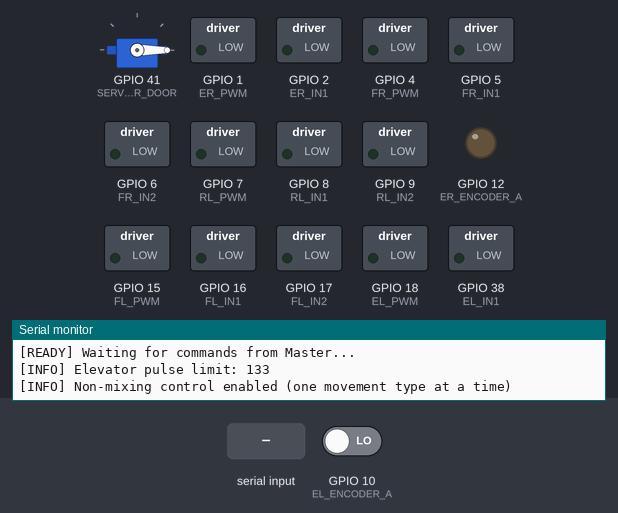
A sketch run on a simulated ESP32-S3. Shown: servo, switched loads named in the sketch (green lamp = pin HIGH), output pins drawn as LEDs (lit = HIGH), the last lines printed to the serial monitor. The inputs (shaded band) are chosen by the test bench; at power-on: GPIO 10 (EL_ENCODER_A) LOW.

Above: at 1.8 s.
1.9 s: "MOV 90\n" received over Serial
At 2.5 s:
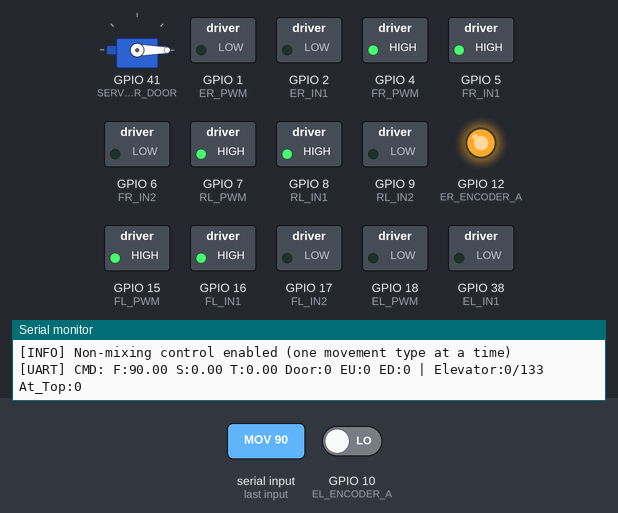
3.4 s: "MOV ,45\n" received over Serial
At 3.7 s:
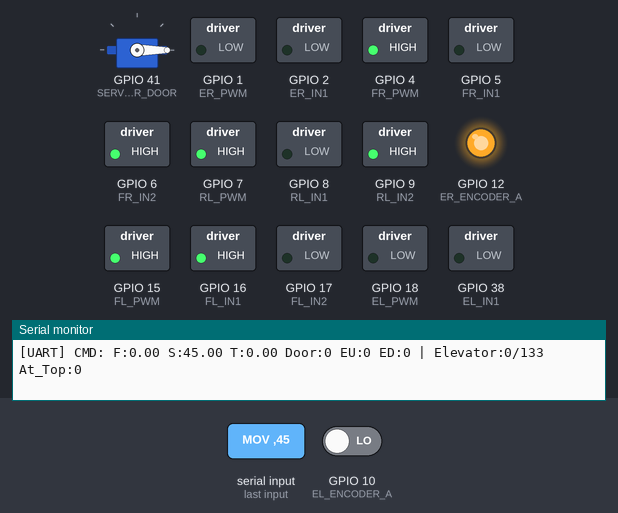
Timing chart, 0 to 6.4 s (numbered marks = the images above; inputs shaded):
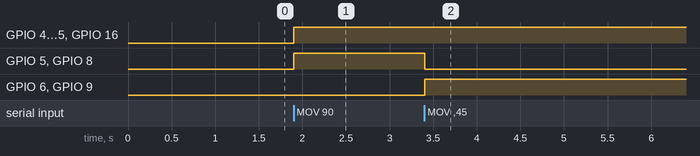

Measured:
- after the input at 1.9 s, GPIO 4 (FR_PWM), GPIO 5 (FR_IN1), GPIO 7 (RL_PWM), GPIO 8 (RL_IN1), GPIO 12 (ER_ENCODER_A), GPIO 15 (FL_PWM), GPIO 16 (FL_IN1): LOW → HIGH at once
- after the input at 3.4 s, GPIO 5 (FR_IN1), GPIO 8 (RL_IN1): HIGH → LOW at once; GPIO 6 (FR_IN2), GPIO 9 (RL_IN2): LOW → HIGH at once

The sketch:

PID_N8R2_SLAVE.ino
```cpp
/*
 * ESP32-S3-N8R2 SLAVE MOTOR CONTROLLER
 *
 * This board ONLY controls:
 * - 4 main chassis motors (mecanum wheels)
 * - 2 elevator motors (mirrored)
 * - 3 servos (elevator door)
 *
 * Receives movement commands from Master (N16R8) via UART
 * Implements non-mixing control: only ONE primary movement at a time
 * Elevator and servo work independently
 *
 * CORE 1: Motor control loop (simple execution)
 * No sensor reading on this board - only actuators
 */

#include <Arduino.h>
#include <ESP32Servo.h>

// ============================================================================
// CONSTANTS
// ============================================================================

// Elevator pulse threshold calculation:
// 20 pulses/rotation × (200 RPM / 60 sec) × 2 sec = ~133 pulses total
const int ELEVATOR_PULSE_LIMIT = 133;

// Dead zone for joystick input (ignore values smaller than this)
const float DEADZONE = 0.1;

// ============================================================================
// PIN DEFINITIONS - MAIN CHASSIS MOTORS
// ============================================================================

// Rear Left (RL) Motor
const int RL_PWM = 7;    // PWM speed control
const int RL_IN1 = 8;    // Direction bit 1
const int RL_IN2 = 9;    // Direction bit 2

// Rear Right (RR) Motor
const int RR_PWM = 12;   // PWM speed control
const int RR_IN1 = 11;   // Direction bit 1
const int RR_IN2 = 13;   // Direction bit 2

// Front Left (FL) Motor
const int FL_PWM = 15;   // PWM speed control
const int FL_IN1 = 16;   // Direction bit 1
const int FL_IN2 = 17;   // Direction bit 2

// Front Right (FR) Motor
const int FR_PWM = 4;    // PWM speed control
const int FR_IN1 = 5;    // Direction bit 1
const int FR_IN2 = 6;    // Direction bit 2

// ============================================================================
// PIN DEFINITIONS - ELEVATOR MOTORS
// ============================================================================

// Elevator Left Motor (EL)
const int EL_PWM = 18;   // PWM speed control
const int EL_IN1 = 38;   // Direction bit 1
const int EL_IN2 = 39;   // Direction bit 2

// Elevator Right Motor (ER) - Mirrored from EL
const int ER_PWM = 1;    // PWM speed control
const int ER_IN1 = 2;    // Direction bit 1
const int ER_IN2 = 42;   // Direction bit 2

// ============================================================================
// PIN DEFINITIONS - ELEVATOR ENCODERS (for position tracking)
// ============================================================================

#define EL_ENCODER_A 10  // Elevator left encoder phase A
#define EL_ENCODER_B 11  // Elevator left encoder phase B
#define ER_ENCODER_A 12  // Elevator right encoder phase A
#define ER_ENCODER_B 13  // Elevator right encoder phase B

// ============================================================================
// PIN DEFINITIONS - SERVOS
// ============================================================================

const int SERVO_ELEVATOR_DOOR = 41;   // Servo for elevator door/lid
const int SERVO_UNUSED_1 = 14;        // Unused servo pin
const int SERVO_UNUSED_2 = 40;        // Unused servo pin

// ============================================================================
// PIN DEFINITIONS - UART FROM MASTER
// ============================================================================

const int UART_RX = 21;   // RX pin (from Master)
const int UART_TX = 10;   // TX pin (to Master, optional)

// ============================================================================
// VOLATILE VARIABLES - ENCODER COUNTERS (for ISRs)
// ============================================================================

// Elevator encoder pulse counters
// These track total pulses from 0 (down) to ~133 (up)
volatile long elevator_left_pulses = 0;
volatile long elevator_right_pulses = 0;

// ============================================================================
// STATE VARIABLES - CURRENT COMMANDS
// ============================================================================

// Latest movement commands from Master (normalized -1 to 1)
float cmd_forward = 0;    // Forward/backward (combine axis 4 and 5)
float cmd_strafe = 0;     // Left/right slide (axis 2)
float cmd_turn = 0;       // Rotation (axis 0)

// Servo and elevator commands
float cmd_servo_door = 0; // Servo door position (0-1)
float cmd_elevator_up = 0;    // Elevator up button (0 or 1)
float cmd_elevator_down = 0;  // Elevator down button (0 or 1)

// ============================================================================
// STATE VARIABLES - PREVIOUS COMMANDS (for edge detection)
// ============================================================================

float prev_forward = 0;
float prev_strafe = 0;
float prev_turn = 0;

// ============================================================================
// STATE VARIABLES - ELEVATOR
// ============================================================================

// Elevator position state
// 0 = fully down, 133 = fully up
int elevator_position = 0;
bool elevator_at_top = false;     // Flag: is elevator at max height?
bool elevator_at_bottom = true;   // Flag: is elevator at min height?

// Servo state
Servo servo_door;
bool servo_door_open = false;
int prev_servo_button = 0;

// ============================================================================
// INTERRUPT SERVICE ROUTINES - ELEVATOR ENCODERS
// ============================================================================

/*
 * ISR for Elevator Left encoder
 * Counts pulses as elevator moves up/down
 */
void IRAM_ATTR isr_elevator_left() {
  if (digitalRead(EL_ENCODER_A) == digitalRead(EL_ENCODER_B)) {
    elevator_left_pulses++;  // Up movement
  } else {
    elevator_left_pulses--;  // Down movement
  }

  // Clamp to valid range [0, ELEVATOR_PULSE_LIMIT]
  elevator_left_pulses = constrain(elevator_left_pulses, 0, ELEVATOR_PULSE_LIMIT);

  // Update position and limit flags
  elevator_position = elevator_left_pulses;
  elevator_at_top = (elevator_left_pulses >= ELEVATOR_PULSE_LIMIT);
  elevator_at_bottom = (elevator_left_pulses <= 0);
}

/*
 * ISR for Elevator Right encoder
 * Should mirror the left encoder (same pulses, opposite direction)
 */
void IRAM_ATTR isr_elevator_right() {
  if (digitalRead(ER_ENCODER_A) == digitalRead(ER_ENCODER_B)) {
    elevator_right_pulses++;  // Up movement
  } else {
    elevator_right_pulses--;  // Down movement
  }

  // Clamp to valid range [0, ELEVATOR_PULSE_LIMIT]
  elevator_right_pulses = constrain(elevator_right_pulses, 0, ELEVATOR_PULSE_LIMIT);
}

// ============================================================================
// MOTOR CONTROL HELPER FUNCTIONS
// ============================================================================

/*
 * Set a single motor speed and direction
 *
 * Parameters:
 *   in1, in2: Direction control pins (H/L combinations determine direction)
 *   pwm_pin:  PWM pin for speed (0-255)
 *   power:    -1.0 to 1.0, where:
 *             - Negative: reverse
 *             - 0: stop (coast)
 *             - Positive: forward
 *
 * Motor direction truth table:
 *   IN1  IN2  Direction
 *   H    L    Forward
 *   L    H    Reverse
 *   L    L    Stop (coast)
 *   H    H    Stop (brake) - we won't use this
 */
void setMotorSpeed(int in1, int in2, int pwm_pin, float power) {
  // Apply deadzone
  if (abs(power) < 0.01) {
    power = 0;
  }

  // Clamp to valid range
  power = constrain(power, -1.0, 1.0);

  // Convert normalized value to PWM (0-255)
  int pwm_value = abs(power) * 255;

  if (power > 0) {
    // Forward: IN1=HIGH, IN2=LOW
    digitalWrite(in1, HIGH);
    digitalWrite(in2, LOW);
    analogWrite(pwm_pin, pwm_value);
  }
  else if (power < 0) {
    // Reverse: IN1=LOW, IN2=HIGH
    digitalWrite(in1, LOW);
    digitalWrite(in2, HIGH);
    analogWrite(pwm_pin, pwm_value);
  }
  else {
    // Stop (coast): IN1=LOW, IN2=LOW, PWM=0
    digitalWrite(in1, LOW);
    digitalWrite(in2, LOW);
    analogWrite(pwm_pin, 0);
  }
}

/*
 * Apply motor command to all 4 main chassis motors
 * using mecanum wheel mixing formula
 *
 * Non-Mixing Control Mode:
 * - If forward/backward is non-zero, ONLY apply forward/backward
 * - If strafe is non-zero (and forward is zero), ONLY apply strafe
 * - If turn is non-zero (and above two are zero), ONLY apply turn
 *
 * This ensures clean, predictable movement with no simultaneous commands
 */
void driveMainChassis() {
  // ===== NON-MIXING LOGIC =====
  // Priority: Forward/Backward > Strafe > Turn

  int fl_power = 0;
  int fr_power = 0;
  int rl_power = 0;
  int rr_power = 0;

  // Check forward/backward command (highest priority)
  if (abs(cmd_forward) > DEADZONE) {
    // FORWARD/BACKWARD ONLY
    // All wheels move in same direction
    fl_power = cmd_forward * 255;
    fr_power = cmd_forward * 255;
    rl_power = cmd_forward * 255;
    rr_power = cmd_forward * 255;
  }
  // Check strafe command (if forward is zero)
  else if (abs(cmd_strafe) > DEADZONE) {
    // STRAFE (LEFT/RIGHT SLIDE) ONLY
    // Mecanum configuration: wheels rotate for pure strafe
    // FL and RR go one direction, FR and RL go opposite
    fl_power = cmd_strafe * 255;
    fr_power = -cmd_strafe * 255;
    rl_power = -cmd_strafe * 255;
    rr_power = cmd_strafe * 255;
  }
  // Check turn command (if both above are zero)
  else if (abs(cmd_turn) > DEADZONE) {
    // ROTATION (360° TURN) ONLY
    // Left side wheels opposite to right side wheels
    fl_power = cmd_turn * 255;
    fr_power = -cmd_turn * 255;
    rl_power = cmd_turn * 255;
    rr_power = -cmd_turn * 255;
  }
  // No command: STOP (coast)
  else {
    fl_power = 0;
    fr_power = 0;
    rl_power = 0;
    rr_power = 0;
  }

  // Apply to motors
  setMotorSpeed(FL_IN1, FL_IN2, FL_PWM, fl_power / 255.0);
  setMotorSpeed(FR_IN1, FR_IN2, FR_PWM, fr_power / 255.0);
  setMotorSpeed(RL_IN1, RL_IN2, RL_PWM, rl_power / 255.0);
  setMotorSpeed(RR_IN1, RR_IN2, RR_PWM, rr_power / 255.0);
}

/*
 * Control elevator motors with encoder-based limits
 *
 * Elevator state machine:
 * 1. If elevator_at_bottom (pulses=0): Only UP is allowed
 * 2. If elevator_at_top (pulses≥133): Only DOWN is allowed
 * 3. Otherwise: Both UP and DOWN allowed
 *
 * Both elevator motors must move together (mirrored)
 */
void driveElevator() {
  // Read current button states
  bool should_go_up = (cmd_elevator_up > 0.5) && !elevator_at_top;
  bool should_go_down = (cmd_elevator_down > 0.5) && !elevator_at_bottom;

  // Only ONE direction at a time (safety)
  if (should_go_up && should_go_down) {
    should_go_down = false;  // Prioritize UP
  }

  if (should_go_up) {
    // Move UP: Both motors forward (mirrored)
    // EL: IN1=HIGH, IN2=LOW -> UP
    // ER: IN1=HIGH, IN2=LOW -> UP (mirrored means same direction relative to motor)
    digitalWrite(EL_IN1, HIGH);
    digitalWrite(EL_IN2, LOW);
    analogWrite(EL_PWM, 255);

    digitalWrite(ER_IN1, HIGH);
    digitalWrite(ER_IN2, LOW);
    analogWrite(ER_PWM, 255);
  }
  else if (should_go_down) {
    // Move DOWN: Both motors reverse
    // EL: IN1=LOW, IN2=HIGH -> DOWN
    // ER: IN1=LOW, IN2=HIGH -> DOWN (mirrored)
    digitalWrite(EL_IN1, LOW);
    digitalWrite(EL_IN2, HIGH);
    analogWrite(EL_PWM, 255);

    digitalWrite(ER_IN1, LOW);
    digitalWrite(ER_IN2, HIGH);
    analogWrite(ER_PWM, 255);
  }
  else {
    // STOP: Coast all motors
    digitalWrite(EL_IN1, LOW);
    digitalWrite(EL_IN2, LOW);
    analogWrite(EL_PWM, 0);

    digitalWrite(ER_IN1, LOW);
    digitalWrite(ER_IN2, LOW);
    analogWrite(ER_PWM, 0);
  }
}

/*
 * Control servo door (toggle on button press)
 *
 * Simple edge detection:
 * When button transitions from 0→1, toggle servo position
 */
void driveServo() {
  // Edge detection on servo button (cmd_servo_door)
  if ((cmd_servo_door > 0.5) && (prev_servo_button == 0)) {
    // Button just pressed (edge 0→1)
    servo_door_open = !servo_door_open;

    if (servo_door_open) {
      servo_door.write(90);   // Open position
      Serial.println("[SERVO] Door opened");
    } else {
      servo_door.write(0);    // Closed position
      Serial.println("[SERVO] Door closed");
    }
  }

  prev_servo_button = (cmd_servo_door > 0.5) ? 1 : 0;
}

// ============================================================================
// UART PARSING FUNCTION
// ============================================================================

/*
 * Parse motor command from Master via UART
 *
 * Command format: "MOV f,s,t,d,u,d,spare\n"
 * Where:
 *   f = forward (-1 to 1)
 *   s = strafe (-1 to 1)
 *   t = turn (-1 to 1)
 *   d = door (0-1, only edge triggers action)
 *   u = elevator_up (0-1)
 *   d = elevator_down (0-1)
 *   spare = unused (7th field)
 *
 * Example: "MOV 0.50,0.00,-0.30,0,0,0,0\n"
 */
void parseUARTCommand(String msg) {
  msg.trim();

  // Check command type
  if (!msg.startsWith("MOV ")) {
    return;  // Invalid command
  }

  // Remove "MOV " prefix
  msg = msg.substring(4);

  // Split by comma
  int index = 0;
  float values[7] = {0, 0, 0, 0, 0, 0, 0};

  int lastComma = -1;
  for (int i = 0; i < msg.length(); i++) {
    if (msg[i] == ',' || i == msg.length() - 1) {
      int endPos = (i == msg.length() - 1) ? (msg.length()) : i;
      String valStr = msg.substring(lastComma + 1, endPos);

      if (index < 7) {
        values[index] = valStr.toFloat();
        index++;
      }

      lastComma = i;
    }
  }

  // Assign parsed values to command variables
  cmd_forward = values[0];
  cmd_strafe = values[1];
  cmd_turn = values[2];
  cmd_servo_door = values[3];
  cmd_elevator_up = values[4];
  cmd_elevator_down = values[5];

  // Debug output
  Serial.printf("[UART] CMD: F:%.2f S:%.2f T:%.2f Door:%d EU:%d ED:%d | Elevator:%d/%d At_Top:%d\n",
                cmd_forward, cmd_strafe, cmd_turn,
                (int)cmd_servo_door, (int)cmd_elevator_up, (int)cmd_elevator_down,
                elevator_position, ELEVATOR_PULSE_LIMIT, elevator_at_top);
}

// ============================================================================
// SETUP FUNCTION
// ============================================================================

void setup() {
  // Initialize Serial for debugging
  Serial.begin(115200);
  delay(500);
  Serial.println("\n\n=== ESP32-S3-N8R2 SLAVE STARTING ===\n");

  // ========== PIN SETUP - MOTOR PINS ==========

  // Main chassis motor pins
  pinMode(FL_IN1, OUTPUT);
  pinMode(FL_IN2, OUTPUT);
  pinMode(FL_PWM, OUTPUT);

  pinMode(FR_IN1, OUTPUT);
  pinMode(FR_IN2, OUTPUT);
  pinMode(FR_PWM, OUTPUT);

  pinMode(RL_IN1, OUTPUT);
  pinMode(RL_IN2, OUTPUT);
  pinMode(RL_PWM, OUTPUT);

  pinMode(RR_IN1, OUTPUT);
  pinMode(RR_IN2, OUTPUT);
  pinMode(RR_PWM, OUTPUT);

  // Elevator motor pins
  pinMode(EL_IN1, OUTPUT);
  pinMode(EL_IN2, OUTPUT);
  pinMode(EL_PWM, OUTPUT);

  pinMode(ER_IN1, OUTPUT);
  pinMode(ER_IN2, OUTPUT);
  pinMode(ER_PWM, OUTPUT);

  Serial.println("[INIT] Motor pins configured");

  // ========== PIN SETUP - ENCODER PINS ==========

  pinMode(EL_ENCODER_A, INPUT);
  pinMode(EL_ENCODER_B, INPUT);
  pinMode(ER_ENCODER_A, INPUT);
  pinMode(ER_ENCODER_B, INPUT);

  // Attach elevator encoder ISRs
  attachInterrupt(digitalPinToInterrupt(EL_ENCODER_A), isr_elevator_left, RISING);
  attachInterrupt(digitalPinToInterrupt(ER_ENCODER_A), isr_elevator_right, RISING);

  Serial.println("[INIT] Elevator encoders configured");

  // ========== SERVO SETUP ==========

  servo_door.attach(SERVO_ELEVATOR_DOOR);
  servo_door.write(0);  // Closed position

  Serial.println("[INIT] Servo initialized");

  // ========== UART SETUP ==========

  Serial.begin(115200, SERIAL_8N1, UART_RX, UART_TX);
  delay(100);

  Serial.println("[INIT] UART from Master configured");
  Serial.printf("[INFO] Listening on RX=%d, TX=%d at 115200 baud\n", UART_RX, UART_TX);

  // ========== INITIAL STATE ==========

  Serial.println("\n[READY] Waiting for commands from Master...");
  Serial.printf("[INFO] Elevator pulse limit: %d\n", ELEVATOR_PULSE_LIMIT);
  Serial.println("[INFO] Non-mixing control enabled (one movement type at a time)\n");
}

// ============================================================================
// MAIN LOOP
// ============================================================================

void loop() {
  // ========== READ UART COMMANDS FROM MASTER ==========

  if (Serial.available()) {
    String msg = Serial.readStringUntil('\n');
    msg.trim();

    if (msg.length() > 0) {
      parseUARTCommand(msg);
    }
  }

  // ========== EXECUTE MOTOR COMMANDS ==========

  // Drive main chassis (with non-mixing logic)
  driveMainChassis();

  // Drive elevator (with encoder-based limits)
  driveElevator();

  // Drive servo (with edge detection)
  driveServo();

  // Small delay to prevent CPU hogging
  delay(3);
}

// ============================================================================

void sagonileri() {
    setMotorSpeed(FL_IN1, FL_IN2, FL_PWM, 1.0);   // Front Left stop
    setMotorSpeed(FR_IN1, FR_IN2, FR_PWM, 0.0);   // Front Right Stop
    setMotorSpeed(RL_IN1, RL_IN2, RL_PWM, 0.0);   // Rear Left Stop
    setMotorSpeed(RR_IN1, RR_IN2, RR_PWM, 1.0);   // Rear Right Forward
    }

// ============================================================================
// END OF CODE
// ============================================================================
```
